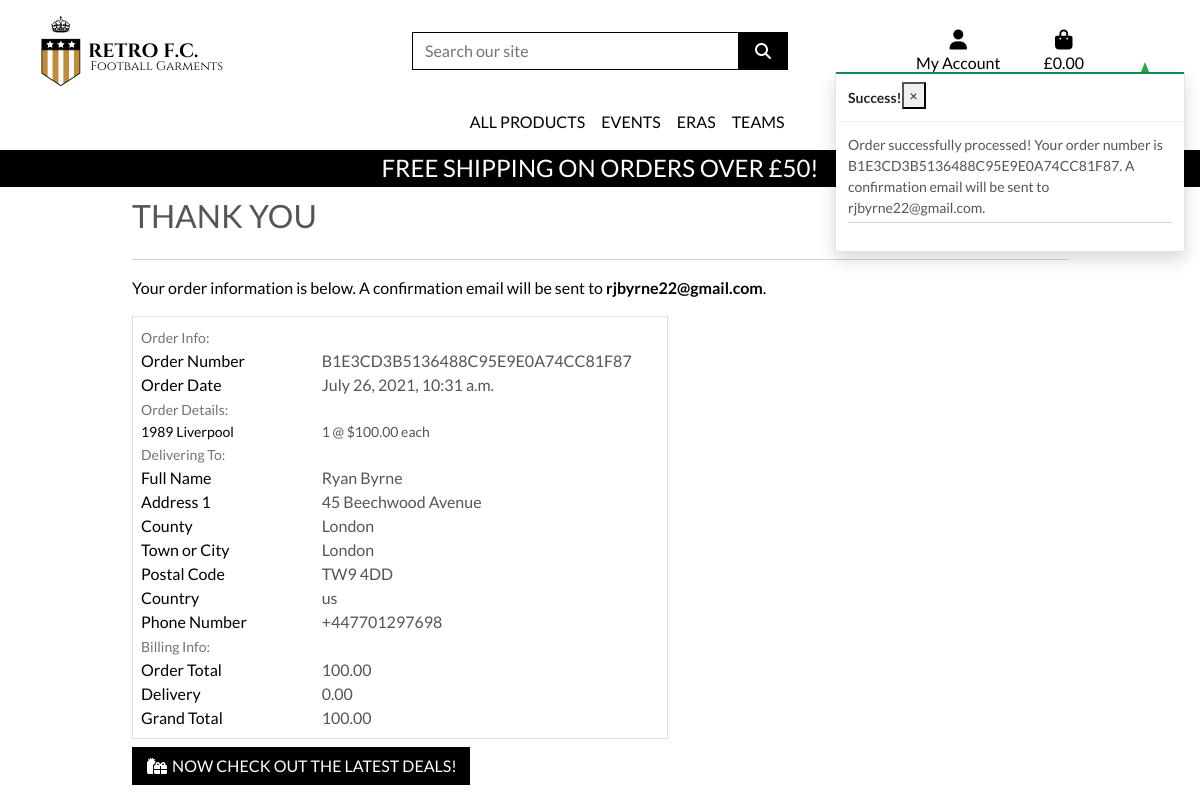
Page /checkout/checkout_success/B1E3CD3B5136488C95E9E0A74CC81F87 on the committed database.
### checkout/models.py (models this page shows, shortened)
class Order(models.Model):
    order_number = models.CharField(max_length=32, null=False, editable=False)
    full_name = models.CharField(max_length=50, null=False, blank=False)
    email = models.EmailField(max_length=254, null=False, blank=False)
    phone_number = models.CharField(max_length=20, null=False, blank=False)
    country = models.CharField(max_length=40, null=False, blank=False)
    postcode = models.CharField(max_length=20, null=True, blank=True)
    town_or_city = models.CharField(max_length=40, null=False, blank=False)
    street_address1 = models.CharField(max_length=80, null=False, blank=False)
    street_address2 = models.CharField(max_length=80, null=True, blank=True)
    county = models.CharField(max_length=80, null=True, blank=True)
    date = models.DateTimeField(auto_now_add=True)
    delivery_cost = models.DecimalField(max_digits=6, decimal_places=2, null=False, default=0)
    order_total = models.DecimalField(max_digits=10, decimal_places=2, null=False, default=0)
    grand_total = models.DecimalField(max_digits=10, decimal_places=2, null=False, default=0)

class OrderLineItem(models.Model):
    order = models.ForeignKey(Order, null=False, blank=False, on_delete=models.CASCADE, related_name='lineitems')
    product = models.ForeignKey(Product, null=False, blank=False, on_delete=models.CASCADE)
    quantity = models.IntegerField(null=False, blank=False, default=0)
    lineitem_total = models.DecimalField(max_digits=6, decimal_places=2, null=False, blank=False, editable=False)

### products/models.py (models this page shows, shortened)
class Product(models.Model):
    category = models.ForeignKey('Category', null=True, blank=True, on_delete=models.SET_NULL)
    sku = models.CharField(max_length=254, null=True, blank=True)
    name = models.CharField(max_length=254)
    description = models.TextField()
    has_sizes = models.BooleanField(default=False, null=True, blank=True)
    price = models.DecimalField(max_digits=6, decimal_places=2)
    rating = models.DecimalField(max_digits=6, decimal_places=2, null=True, blank=True)
    image_url = models.URLField(max_length=1024, null=True, blank=True)
    image = models.ImageField(null=True, blank=True)

### checkout/views.py (the view)
# urls.py: path('checkout_success/<order_number>', views.checkout_success, name='checkout_success'),
def checkout_success(request, order_number):
    save_info = request.session.get('save_info')
    order = get_object_or_404(Order, order_number=order_number)
    messages.success(request, f'Order successfully processed! \
        Your order number is {order_number}. A confirmation \
        email will be sent to {order.email}.')
    if 'bag' in request.session:
        del request.session['bag']
    template = 'checkout/checkout_success.html'
    context = {
        'order': order,
    }
    return render(request, template, context)

### bag/contexts.py (called while the page is built, shortened)
def bag_contents(request):
    bag_items = []
    total = 0
    product_count = 0
    bag = request.session.get('bag', {})
    if total < settings.FREE_DELIVERY_THRESHOLD:
        delivery = total * Decimal(settings.STANDARD_DELIVERY_PERCENTAGE / 100)
        free_delivery_delta = settings.FREE_DELIVERY_THRESHOLD - total
    else:
        delivery = 0
        free_delivery_delta = 0
    grand_total = delivery + total
    context = {
        'bag_items' : bag_items,
        'total' : total,
        'product_count' : product_count,
        'delivery' : delivery,
        'free_delivery_delta' : free_delivery_delta,
        'free_delivery_threshold' : settings.FREE_DELIVERY_THRESHOLD,
        'grand_total' : grand_total,
    }
    return context

### checkout/templates/checkout/checkout_success.html (shortened to what this page needs)
{% extends "base.html" %}
{% load static %}
{% block extra_css %}
    <link rel="stylesheet" href="{% static 'checkout/css/checkout.css' %}">
{% endblock %}
{% block page_header %}
    <div class="container header-container">
    </div>
{% endblock %}
{% block content %}
    <div class="overlay"></div>
    <div class="container">
        <div class="row">
            <div class="col">
                <h2 class="logo-font mb-4">Thank You</h2>
                <hr>
                <p class="text-black">Your order information is below. A confirmation email will be sent to <strong>{{ order.email }}</strong>.</p>
            </div>
        </div>
        <div class="row">
            <div class="col-12 col-lg-7">
                <div class="order-confirmation-wrapper p-2 border">
                    <div class="row">
                        <div class="col">
                            <small class="text-muted">Order Info:</small>
                        </div>
                    </div>
                    <div class="row">
                        <div class="col-12 col-md-4">
                            <p class="mb-0 text-black font-weight-bold">Order Number</p>
                        </div>
                        <div class="col-12 col-md-8 text-md-right">
                            <p class="mb-0">{{ order.order_number }}</p>
                        </div>
                    </div>
                    <div class="row">
                        <div class="col-12 col-md-4">
                            <p class="mb-0 text-black font-weight-bold">Order Date</p>
                        </div>
                        <div class="col-12 col-md-8 text-md-right">
                            <p class="mb-0">{{ order.date }}</p>
                        </div>
                    </div>
                    <div class="row">
                        <div class="col">
                            <small class="text-muted">Order Details:</small>
                        </div>
                    </div>
                    {% for item in order.lineitems.all %}
                    <div class="row">
                        <div class="col-12 col-md-4">
                            <p class="small mb-0 text-black font-weight-bold">
                                {{ item.product.name }}{% if item.product_size %} - Size {{ item.product.size|upper }}{% endif %}
                            </p>
                        </div>
                        <div class="col-12 col-md-8 text-md-right">
                            <p class="small mb-0">{{ item.quantity }} @ ${{ item.product.price }} each</p>
                        </div>
                    </div>
                    {% endfor %}
                    <div class="row">
                        <div class="col">
                            <small class="text-muted">Delivering To:</small>
                        </div>
                    </div>
                    <div class="row">
                        <div class="col-12 col-md-4">
                            <p class="mb-0 text-black font-weight-bold">Full Name</p>
                        </div>
                        <div class="col-12 col-md-8 text-md-right">
                            <p class="mb-0">{{ order.full_name }}</p>
                        </div>
                    </div>
                    <div class="row">
                        <div class="col-12 col-md-4">
                            <p class="mb-0 text-black font-weight-bold">Address 1</p>
                        </div>
                        <div class="col-12 col-md-8 text-md-right">
                            <p class="mb-0">{{ order.street_address1 }}</p>
                        </div>
                    </div>
                    {% if order.county %}
                    <div class="row">
                        <div class="col-12 col-md-4">
                            <p class="mb-0 text-black font-weight-bold">County</p>
                        </div>
                        <div class="col-12 col-md-8 text-md-right">
                            <p class="mb-0">{{ order.county }}</p>
                        </div>
                    </div>
                    {% endif %}
                    <div class="row">
                        <div class="col-12 col-md-4">
                            <p class="mb-0 text-black font-weight-bold">Town or City</p>
                        </div>
                        <div class="col-12 col-md-8 text-md-right">
                            <p class="mb-0">{{ order.town_or_city }}</p>
                        </div>
                    </div>
                    {% if order.postcode %}
                    <div class="row">
                        <div class="col-12 col-md-4">
                            <p class="mb-0 text-black font-weight-bold">Postal Code</p>
                        </div>
                        <div class="col-12 col-md-8 text-md-right">
                            <p class="mb-0">{{ order.postcode }}</p>
                        </div>
                    </div>
                    {% endif %}
                    <div class="row">
                        <div class="col-12 col-md-4">
                            <p class="mb-0 text-black font-weight-bold">Country</p>
                        </div>
                        <div class="col-12 col-md-8 text-md-right">
                            <p class="mb-0">{{ order.country }}</p>
                        </div>
                    </div>
                    <div class="row">
                        <div class="col-12 col-md-4">
                            <p class="mb-0 text-black font-weight-bold">Phone Number</p>
                        </div>
                        <div class="col-12 col-md-8 text-md-right">
                            <p class="mb-0">{{ order.phone_number }}</p>
                        </div>
                    </div>
                    <div class="row">
                        <div class="col">
                            <small class="text-muted">Billing Info:</small>
                        </div>
                    </div>
                    <div class="row">
                        <div class="col-12 col-md-4">
                            <p class="mb-0 text-black font-weight-bold">Order Total</p>
                        </div>
                        <div class="col-12 col-md-8 text-md-right">
                            <p class="mb-0">{{ order.order_total }}</p>
                        </div>
                    </div>
                    <div class="row">
                        <div class="col-12 col-md-4">
                            <p class="mb-0 text-black font-weight-bold">Delivery</p>
                        </div>
                        <div class="col-12 col-md-8 text-md-right">
                            <p class="mb-0">{{ order.delivery_cost }}</p>
                        </div>
                    </div>
                    <div class="row">
                        <div class="col-12 col-md-4">
                            <p class="mb-0 text-black font-weight-bold">Grand Total</p>
                        </div>
                        <div class="col-12 col-md-8 text-md-right">
                            <p class="mb-0">{{ order.grand_total }}</p>
                        </div>
                    </div>
                </div>
            </div>
        </div>
        <div class="row">
			<div class="col-12 col-lg-7 text-right">
				<a href="{% url 'products' %}?category=new_arrivals,deals,clearance" class="btn btn-black rounded-0 my-2">
					<span class="icon mr-2">
						<i class="fas fa-gifts"></i>
					</span>
					<span class="text-uppercase">Now check out the latest deals!</span>
				</a>
			</div>
		</div>
    </div>
{% endblock %}

### static/css/base.css (style rules this page uses)
html { height: 100%; }
body { background: linear-gradient(180deg, rgba(37, 21, 20, 0.3) 99.99%, rgba(255, 255, 255, 0) 100%), url('/media/Main.jpg') no-repeat center center fixed; background-size: cover; height: calc(100vh - 164px); color: #555; font-family: 'Lato'; }
.icon { align-items: center; display: inline-flex; justify-content: center; height: 1.5rem; width: 1.5rem; }
.logo-font { text-transform: uppercase; }
.btn-black { background: black; color: white; }
.text-black { color: #000 !important; }
.overlay { height: 100%; width: 100%; top: 0; left: 0; position: fixed; background: white; z-index: -1; }
@media (min-width: 1200px) { .container { max-width: 80%; } }
@media (min-width: 992px) { .header-container { padding-top: 164px; } }

### rows in the picture
Order: email "rjbyrne22@gmail.com", order_number "B1E3CD3B5136488C95E9E0A74CC81F87", date "July 26, 2021, 10:31 a.m.", full_name "Ryan Byrne", street_address1 "45 Beechwood Avenue", county "London", town_or_city "London", postcode "TW9 4DD", country "us", phone_number "+447701297698", order_total "100.00", delivery_cost "0.00", grand_total "100.00"
OrderLineItem: product.name "1989 Liverpool", quantity "1", product.price "100.00"

### other values in the picture
{{ free_delivery_threshold }} "50"
{{ message }} "Order successfully processed! Your order number is B1E3CD3B5136488C95E9E0A74CC81F87. A confirmation email will be sent to rjbyrne22@gmail.com."
